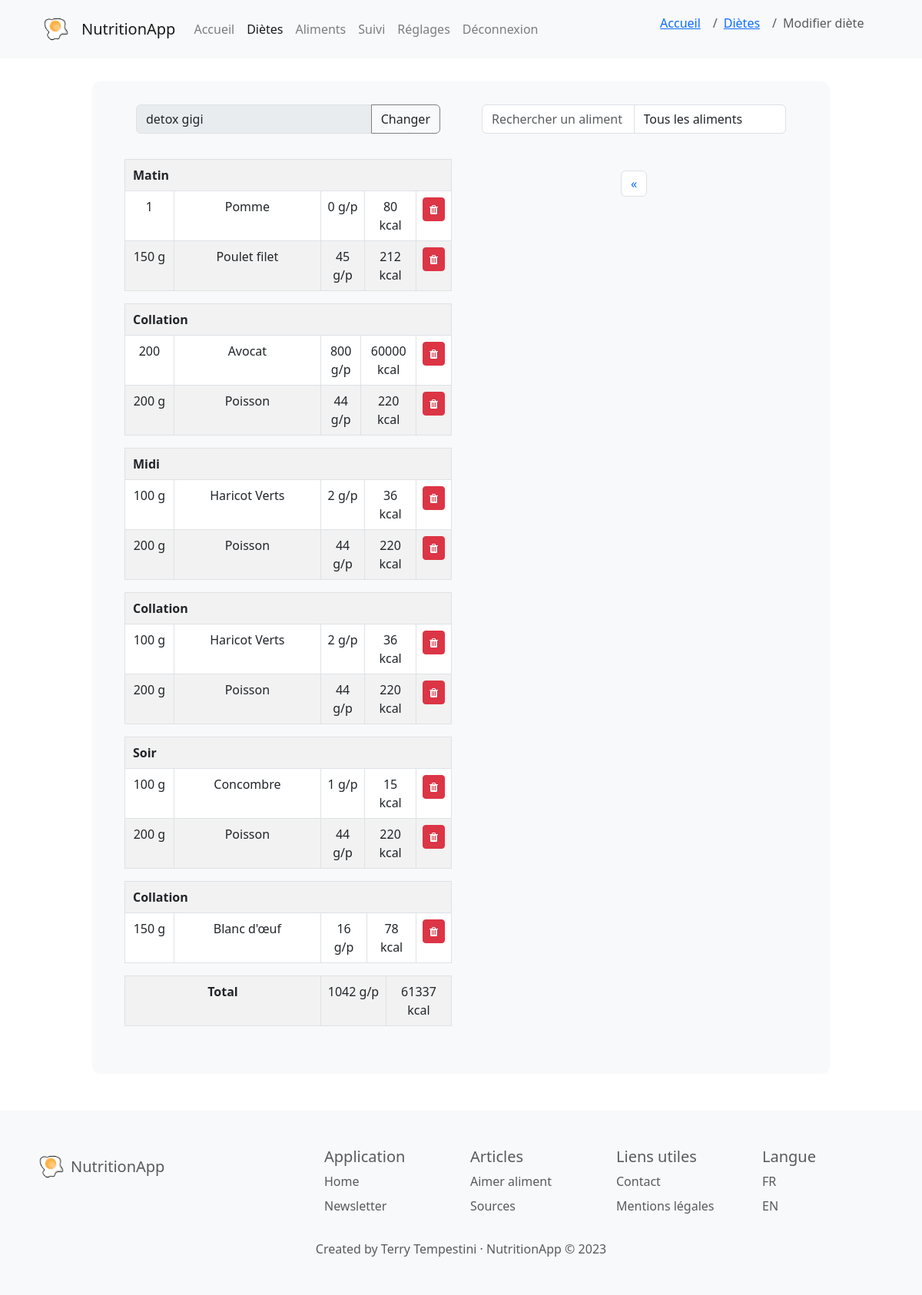
/creer_diete/5 (signed in), run on the app's committed database.
### models/Diete.py (models this page shows, shortened)
class Diete(db.Model):
    id = db.Column(db.Integer, primary_key=True)
    titre_diete = db.Column(db.String(255), nullable=True) # nom de la diete
    createur = db.Column(db.Integer, db.ForeignKey('utilisateur.id'), nullable=True)
    date = db.Column(db.Date, nullable=True)
    createur_obj = db.relationship('Utilisateur', backref=db.backref('dietes'), foreign_keys=[createur])
    def get_by_id(id):
        return Diete.query.get(id)
    def portions_associees(self):
        return Portion.query.join(Aliment).filter(Portion.diete == self.id).order_by(Portion.label_portion, Aliment.titre).all()
    def total_kcal(self):
        if(self.portions_associees()):
            return sum([portion.kcal_portion() for portion in self.portions_associees()])
        else:
            return 0
    def total_proteines(self):
        if(self.portions_associees()):
            return sum([portion.proteines_portion() for portion in self.portions_associees()])
        else:
            return 0

### models/Portion.py (models this page shows, shortened)
class Portion(db.Model):
    id = db.Column(db.Integer, primary_key=True)
    diete = db.Column(db.Integer, db.ForeignKey('diete.id'))
    aliment = db.Column(db.Integer, db.ForeignKey('aliment.id'))
    nombre = db.Column(db.Integer, nullable=False, server_default='0')
    label_portion = db.Column(db.Integer, nullable=False, server_default='0') # 1=matin, 2=collation matin, 3=midi, 4=collation aprem, 5=soir, 6=collation soir
    diete_obj = db.relationship('Diete', backref=db.backref('portions'))
    aliment_obj = db.relationship('Aliment', backref=db.backref('portions'))
    def unite(self):
        return self.aliment_obj.unite
    def kcal_portion(self):
        if self.unite() == 1: # si l'aliment est en unité (kcal * nombre)
            return round(self.aliment_obj.kcal * self.nombre)
        else: # aliment == 0 (kcal * nombre * 0.01 * 100g) ; aliment == 2 (kcal * nombre * 0.01 * 100mL)
            return round(self.aliment_obj.kcal * self.nombre * 0.01)
    def proteines_portion(self):
        if self.unite() == 1:
            return round(self.aliment_obj.proteines * self.nombre)
        else:
            return round(self.aliment_obj.proteines * self.nombre * 0.01)

### models/Aliment.py (models this page shows, shortened)
class Aliment(db.Model):
    id = db.Column(db.Integer, primary_key=True)
    titre = db.Column(db.String(255), nullable=True, server_default='')
    kcal = db.Column(db.Integer, nullable=True, server_default='0')
    proteines = db.Column(db.Integer, nullable=True, server_default='0')
    glucides = db.Column(db.Integer, nullable=True, server_default='0')
    lipides = db.Column(db.Integer, nullable=True, server_default='0')
    categorie = db.Column(db.String(255), nullable=True, server_default="Autre") # légume, fruit, féculent...
    photo = db.Column(db.String(255), nullable=True, server_default='')
    description = db.Column(db.String(255), nullable=True, server_default='')
    unite = db.Column(db.Integer, nullable=True, server_default='0') # 0 = 100g, 1 = 1 unité, 2 = mL
    valide = db.Column(db.Integer, nullable=True, server_default='0') # 0 = non validé, 1 = validé
    def get_all():
        return Aliment.query.order_by(Aliment.titre).limit(MAX_RESULTS).all()

### controllers/diete.py (the view)
@app.route('/creer_diete/<int:id>', methods=['GET', 'POST'])
@login_required
def creer_diete(id):
    diete_courante = Diete.get_by_id(id)
    portions_repas = diete_courante.portions_associees()
    aliments = Aliment.get_all()
    return render_template('diete/creer_diete.html', aliments=aliments, diete=diete_courante, portions_repas=portions_repas)

### setup_flask.py (called while the page is built)
@login_manager.user_loader
def load_user(user_id):
    return Utilisateur.query.get(int(user_id))

### templates/diete/creer_diete.html (shortened to what this page needs)
{% extends 'base.html' %}
{% block content %}
{% set page = 'dietes' %}
{% set place = ["accueil","dietes","modifier_diete"] %}
{% with breadcrumb=place %}
    {% include "navbar.html" %}
{% endwith %}
<link rel="stylesheet" href="{{root}}{{ url_for('static', filename='css/pages.css') }}">
<div class="diete_window bg-light">
  <div class="container">
    <div class="row">
      <div class="col-md-6 mb-3">
        <div class="col-md-12 input-group mb-3">
          <input type="text" id="titre_diete" name="titre_diete" class="form-control" placeholder="Titre" value="{{ diete.titre_diete }}" readonly required>
          <div class="input-group-append">
            <span class="btn input-group-text" style="border-color: grey;" data-toggle="tooltip" title="Changer titre" data-bs-toggle="modal" data-bs-target="#modalChangeTitle" id="titre_diete">Changer</span>
          </div>
        </div>
          <table class="col-md-12 table table-striped table-bordered">
            {% set current_label = [] %}
            {% for portion in portions_repas %}
            {% if current_label[-1] != portion.label_portion %}
                    <table class="table table-striped table-bordered full-width-table">
                        {% do current_label.append(portion.label_portion) %}
                            <tr>
                                <th colspan="5" style="padding-left: 10px;">
                                    {% if current_label[-1] == 1 %}
                                        Matin
                                    {% elif current_label[-1] == 3 %}
                                        Midi
                                    {% elif current_label[-1] == 5 %}
                                        Soir
                                    {% else %}
                                        Collation
                                    {% endif %}
                                </th>
                            </tr>
                {% endif %}
            <tr>
              {% if portion.aliment_obj.unite == 1 %}
                <td style="width: 15%">{{ portion.nombre }}</td>
                <td style="width: 45%">{{ portion.aliment_obj.titre }}</td>
              {% elif portion.aliment_obj.unite == 2 %}
                <td style="width: 15%">{{ portion.nombre }} mL</td>
                <td style="width: 45%">{{ portion.aliment_obj.titre }}</td>
              {% else %}
                <td style="width: 15%">{{ portion.nombre }} g</td>
                <td style="width: 45%">{{ portion.aliment_obj.titre }}</td>
              {% endif %}
              <td>{{ portion.proteines_portion() }} g/p</td>
              <td>{{ portion.kcal_portion() }} kcal</td>
              <td class="text-center">
                <a href="{{ url_for('controllers.enlever_aliment_diete', id_portion=portion.id, id_diete=diete.id) }}" data-toggle="tooltip" title="Enlever" class="btn btn-sm btn-danger"><i class="fa fa-trash"></i></a>
              </td>
            </tr>
            {% endfor %}
          </table>
          <table class="col-md-12 table table-striped table-bordered">
            <tr class="text-center">
                <th colspan="2" style="width: 60%;">Total</th>
                <td style="width: 20%;">{{ diete.total_proteines()|round|int }} g/p</td>
                <td style="width: 20%;">{{ diete.total_kcal()|round|int }} kcal</td>
            </tr>
          </table>
      </div>
      <div class="col-md-6 mb-3">
        <div class="input-group mb-3 col-md-12">
          <form id="search-form" class="input-group mb-3">
            <input id="filterInput" type="text" name="search" class="form-control" placeholder="Rechercher un aliment" aria-label="Rechercher un aliment">
            <select id="filterSelect" name="filterSelect" class="form-control" required></select>
          </form>
        </div>
        <nav aria-label="Page navigation example">
          <ul class="pagination justify-content-center" id="pagination">
            <li class="page-item">
              <a class="page-link" href="#" aria-label="Previous" id="prevPage">
                <span aria-hidden="true">&laquo;</span>
              </a>
            </li>
          </ul>
        </nav>
      </div>
    </div>
  </div>
</div>
{% endblock %}

### static/css/base.css (style rules this page uses)
html { font-family: 'Roboto', sans-serif; font-size: 16px; line-height: 1.5; color: #333; background-color: #fff; }

### static/css/pages.css (style rules this page uses)
.table td { text-align: center; }
.diete_window { width: 80%; margin: 30px auto; padding: 30px; max-width: 1200px; border-radius: 10px; }

### data on the page
Diete: titre_diete "detox gigi"
Portion: label_portion "Matin", nombre "1", aliment_obj.titre "Pomme", proteines_portion "0", kcal_portion "80"
Portion: nombre "150", aliment_obj.titre "Poulet filet", proteines_portion "45", kcal_portion "212"
Portion: label_portion "Collation", nombre "200", aliment_obj.titre "Avocat", proteines_portion "800", kcal_portion "60000"
Portion: nombre "200", aliment_obj.titre "Poisson", proteines_portion "44", kcal_portion "220"
Portion: label_portion "Midi", nombre "100", aliment_obj.titre "Haricot Verts", proteines_portion "2", kcal_portion "36"
Portion: nombre "200", aliment_obj.titre "Poisson", proteines_portion "44", kcal_portion "220"
Portion: label_portion "Collation", nombre "100", aliment_obj.titre "Haricot Verts", proteines_portion "2", kcal_portion "36"
Portion: nombre "200", aliment_obj.titre "Poisson", proteines_portion "44", kcal_portion "220"
Portion: label_portion "Soir", nombre "100", aliment_obj.titre "Concombre", proteines_portion "1", kcal_portion "15"
Portion: nombre "200", aliment_obj.titre "Poisson", proteines_portion "44", kcal_portion "220"
Portion: label_portion "Collation", nombre "150", aliment_obj.titre "Blanc d'œuf", proteines_portion "16", kcal_portion "78"
Aliment: total_proteines "1042", total_kcal "61337"

### other printed values
{{ pretty_name[item] }} "Accueil" "Diètes"
{{ pretty_name[item] }} "Modifier diète"
